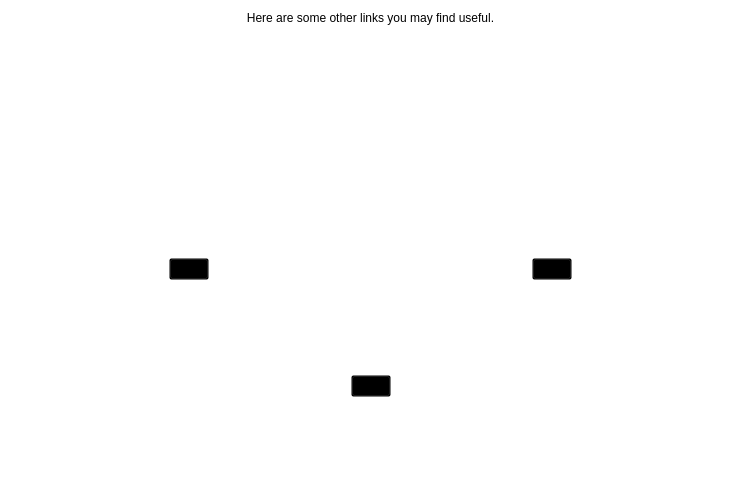
         <widget class="QWidget" name="scrollAreaWidgetContents_4">
          <property name="geometry">
           <rect>
            <x>0</x>
            <y>0</y>
            <width>741</width>
            <height>496</height>
           </rect>
          </property>
          <property name="styleSheet">
           <string notr="true">background:transparent;</string>
          </property>
          <layout class="QGridLayout" name="gridLayout_24">
           <item row="0" column="0">
            <layout class="QGridLayout" name="gridLayout_6">
             <item row="0" column="0">
              <layout class="QHBoxLayout" name="horizontalLayout_7">
               <item>
                <widget class="QLabel" name="label_7">
                 <property name="sizePolicy">
                  <sizepolicy hsizetype="Expanding" vsizetype="Preferred">
                   <horstretch>0</horstretch>
                   <verstretch>0</verstretch>
                  </sizepolicy>
                 </property>
                 <property name="minimumSize">
                  <size>
                   <width>0</width>
                   <height>0</height>
                  </size>
                 </property>
                 <property name="styleSheet">
                  <string notr="true">background:transparent</string>
                 </property>
                 <property name="text">
                  <string>&lt;html&gt;&lt;head/&gt;&lt;body&gt;&lt;p align=&quot;center&quot;&gt;&lt;img src=&quot;:/images/res/images/HeaderText/UsefulLinks.png&quot;/&gt;&lt;/p&gt;&lt;p align=&quot;center&quot;&gt;&lt;span&gt;Here are some other links you may find useful.&lt;/span&gt;&lt;/p&gt;&lt;/body&gt;&lt;/html&gt;</string>
                 </property>
                 <property name="wordWrap">
                  <bool>true</bool>
                 </property>
                </widget>
               </item>
              </layout>
             </item>
            </layout>
           </item>
           <item row="2" column="0">
            <layout class="QGridLayout" name="gridLayout_4">
             <item row="0" column="0">
              <spacer name="horizontalSpacer_15">
               <property name="orientation">
                <enum>Qt::Horizontal</enum>
               </property>
               <property name="sizeHint" stdset="0">
                <size>
                 <width>40</width>
                 <height>20</height>
                </size>
               </property>
              </spacer>
             </item>
             <item row="0" column="2">
              <spacer name="horizontalSpacer_17">
               <property name="orientation">
                <enum>Qt::Horizontal</enum>
               </property>
               <property name="sizeHint" stdset="0">
                <size>
                 <width>40</width>
                 <height>20</height>
                </size>
               </property>
              </spacer>
             </item>
             <item row="1" column="0" colspan="6">
              <layout class="QGridLayout" name="gridLayout_25">
               <item row="0" column="0">
                <spacer name="verticalSpacer">
                 <property name="orientation">
                  <enum>Qt::Vertical</enum>
                 </property>
                 <property name="sizeHint" stdset="0">
                  <size>
                   <width>20</width>
                   <height>40</height>
                  </size>
                 </property>
                </spacer>
               </item>
               <item row="1" column="0">
                <spacer name="horizontalSpacer_27">
                 <property name="orientation">
                  <enum>Qt::Horizontal</enum>
                 </property>
                 <property name="sizeHint" stdset="0">
                  <size>
                   <width>40</width>
                   <height>20</height>
                  </size>
                 </property>
                </spacer>
               </item>
               <item row="1" column="3">
                <spacer name="horizontalSpacer_26">
                 <property name="orientation">
                  <enum>Qt::Horizontal</enum>
                 </property>
                 <property name="sizeHint" stdset="0">
                  <size>
                   <width>40</width>
                   <height>20</height>
                  </size>
                 </property>
                </spacer>
               </item>
               <item row="1" column="2">
                <widget class="QPushButton" name="pushButton_9">
                 <property name="toolTip">
                  <string>&lt;html&gt;&lt;head/&gt;&lt;body&gt;&lt;p&gt;&lt;img src=&quot;:/toolTip/res/tooltips/foundationsiteTooltip.png&quot;/&gt;&lt;/p&gt;&lt;/body&gt;&lt;/html&gt;</string>
                 </property>
                 <property name="text">
                  <string/>
                 </property>
                 <property name="icon">
                  <iconset resource="../bitcoin.qrc">
                   <normaloff>:/images/res/images/foundation.png</normaloff>:/images/res/images/foundation.png</iconset>
                 </property>
                 <property name="iconSize">
                  <size>
                   <width>161</width>
                   <height>82</height>
                  </size>
                 </property>
                </widget>
               </item>
               <item row="2" column="0">
                <spacer name="verticalSpacer_26">
                 <property name="orientation">
                  <enum>Qt::Vertical</enum>
                 </property>
                 <property name="sizeHint" stdset="0">
                  <size>
                   <width>20</width>
                   <height>40</height>
                  </size>
                 </property>
                </spacer>
               </item>
              </layout>
             </item>
             <item row="0" column="4">
              <widget class="QPushButton" name="pushButton_10">
               <property name="toolTip">
                <string>&lt;html&gt;&lt;head/&gt;&lt;body&gt;&lt;p&gt;&lt;img src=&quot;:/toolTip/res/tooltips/infositeTooltip.png&quot;/&gt;&lt;/p&gt;&lt;/body&gt;&lt;/html&gt;</string>
               </property>
               <property name="text">
                <string/>
               </property>
               <property name="icon">
                <iconset resource="../bitcoin.qrc">
                 <normaloff>:/images/res/images/Site.png</normaloff>:/images/res/images/Site.png</iconset>
               </property>
               <property name="iconSize">
                <size>
                 <width>161</width>
                 <height>82</height>
                </size>
               </property>
              </widget>
             </item>
             <item row="0" column="1">
              <widget class="QPushButton" name="pushButton_8">
               <property name="toolTip">
                <string>&lt;html&gt;&lt;head/&gt;&lt;body&gt;&lt;p&gt;&lt;img src=&quot;:/toolTip/res/tooltips/forumTooltip.png&quot;/&gt;&lt;/p&gt;&lt;/body&gt;&lt;/html&gt;</string>
               </property>
               <property name="text">
                <string/>
               </property>
               <property name="icon">
                <iconset resource="../bitcoin.qrc">
                 <normaloff>:/images/res/images/Forum.png</normaloff>:/images/res/images/Forum.png</iconset>
               </property>
               <property name="iconSize">
                <size>
                 <width>161</width>
                 <height>82</height>
                </size>
               </property>
              </widget>
             </item>
             <item row="0" column="3">
              <spacer name="horizontalSpacer_18">
               <property name="orientation">
                <enum>Qt::Horizontal</enum>
               </property>
               <property name="sizeHint" stdset="0">
                <size>
                 <width>40</width>
                 <height>20</height>
                </size>
               </property>
              </spacer>
             </item>
             <item row="0" column="5">
              <spacer name="horizontalSpacer_16">
               <property name="orientation">
                <enum>Qt::Horizontal</enum>
               </property>
               <property name="sizeHint" stdset="0">
                <size>
                 <width>40</width>
                 <height>20</height>
                </size>
               </property>
              </spacer>
             </item>
            </layout>
           </item>
           <item row="1" column="0">
            <spacer name="verticalSpacer_38">
             <property name="orientation">
              <enum>Qt::Vertical</enum>
             </property>
             <property name="sizeHint" stdset="0">
              <size>
               <width>20</width>
               <height>40</height>
              </size>
             </property>
            </spacer>
           </item>
          </layout>
         </widget>
